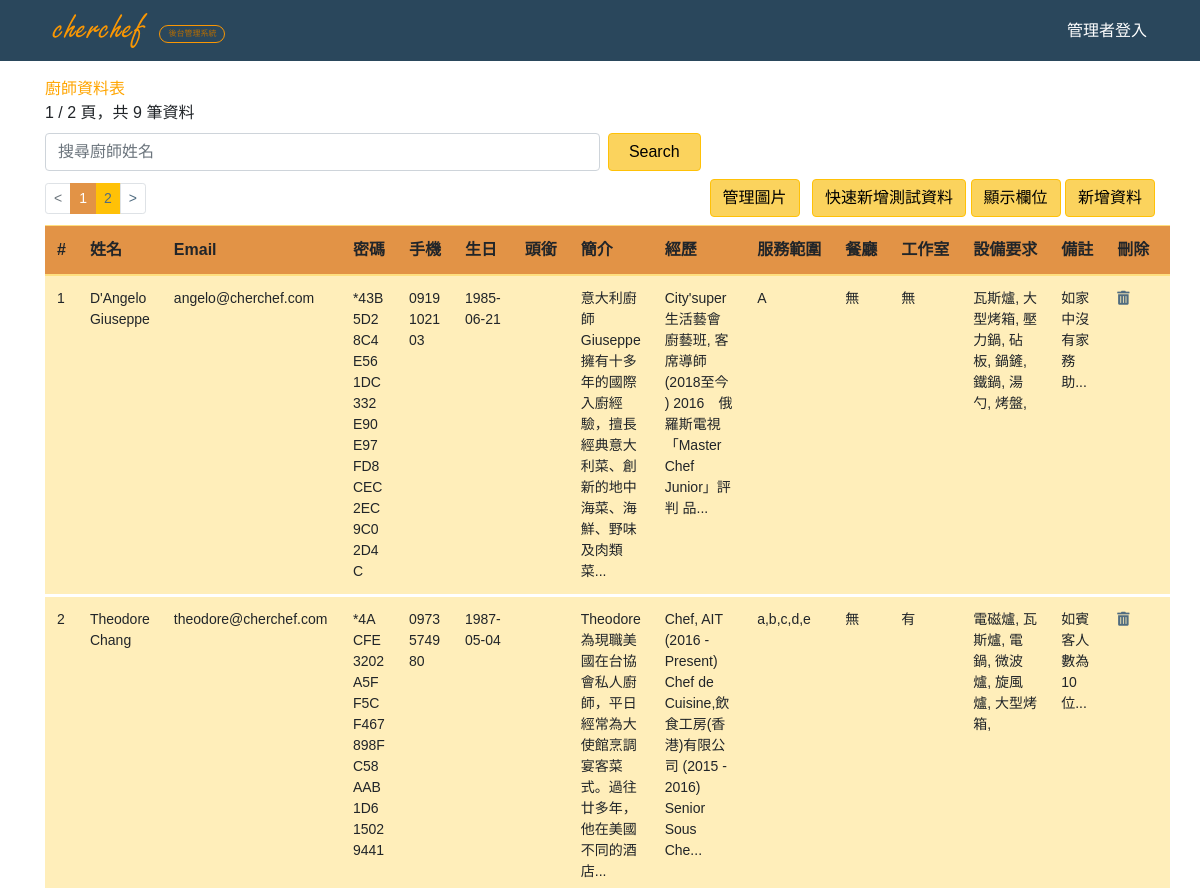
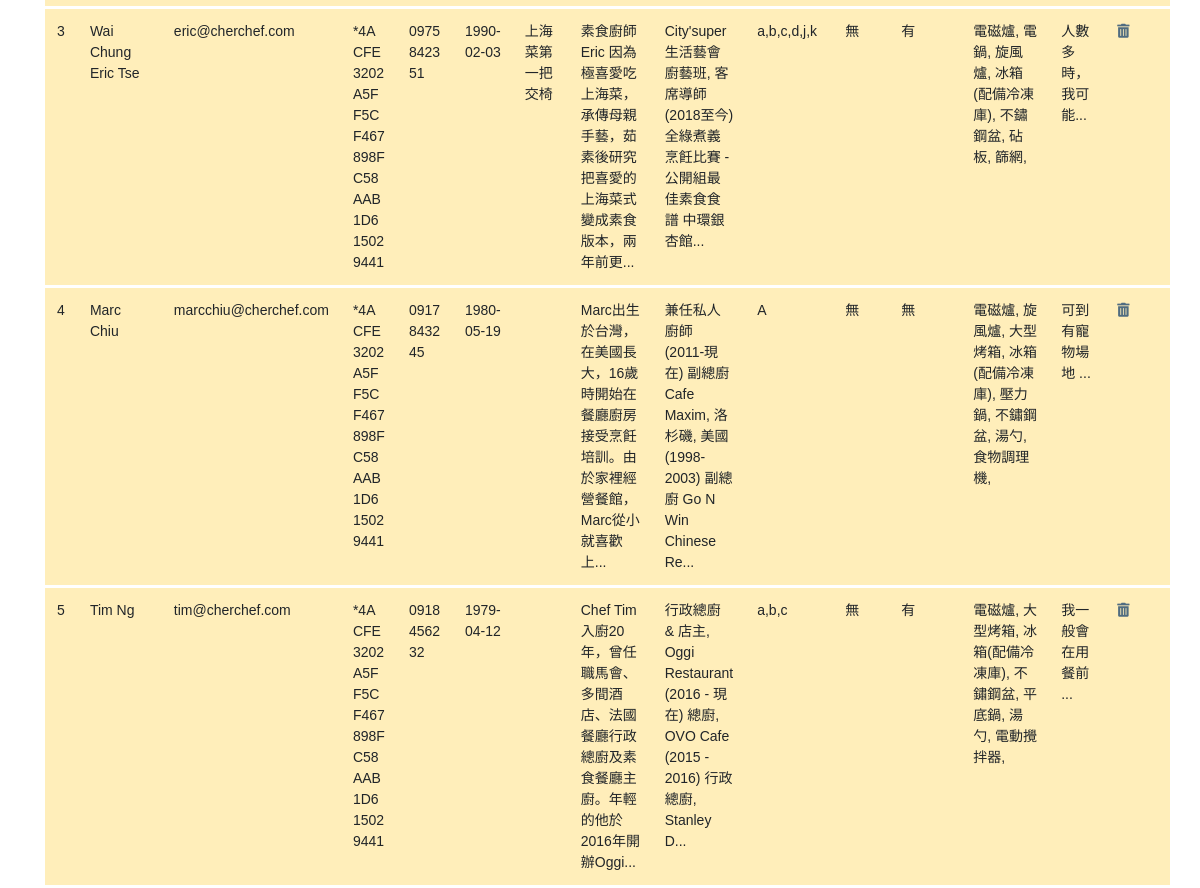
The app's page /Chef/chef_test.php, older data (2 pictures, top to bottom).
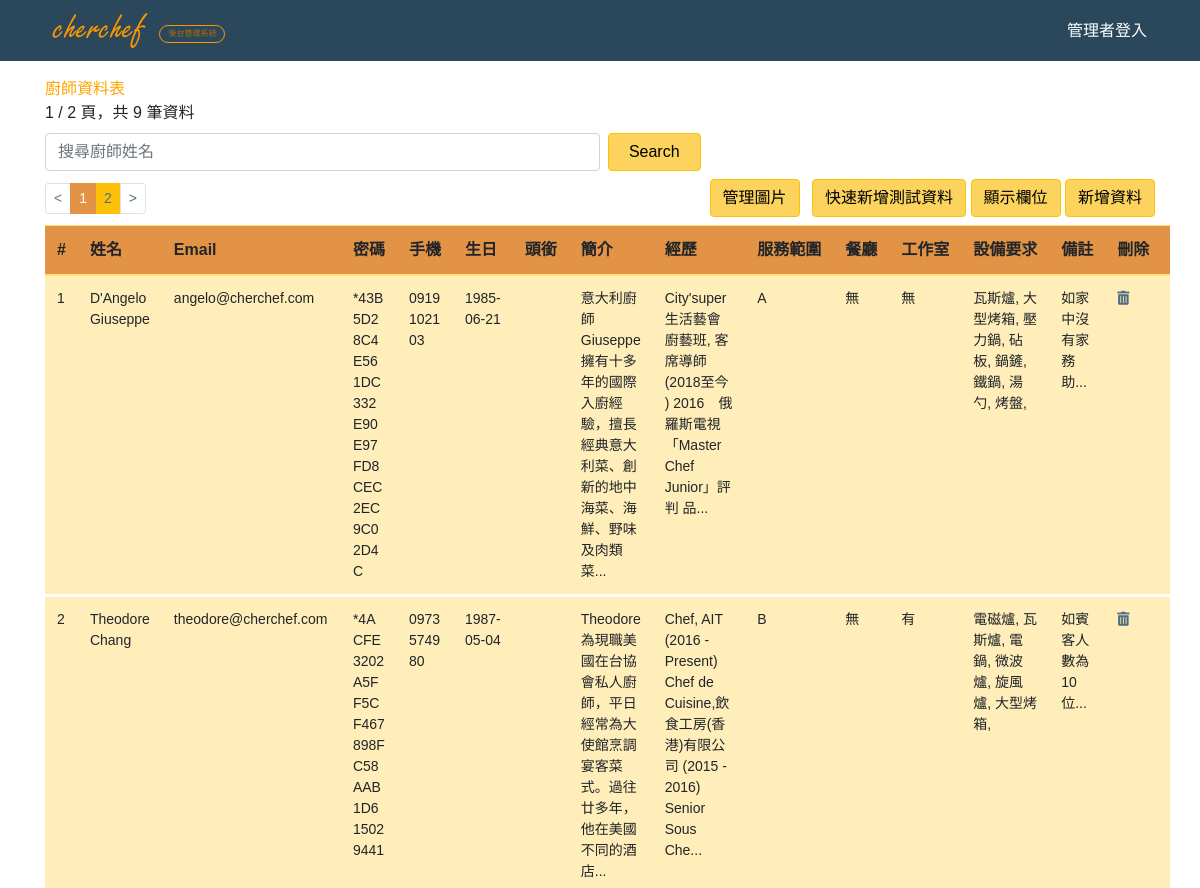
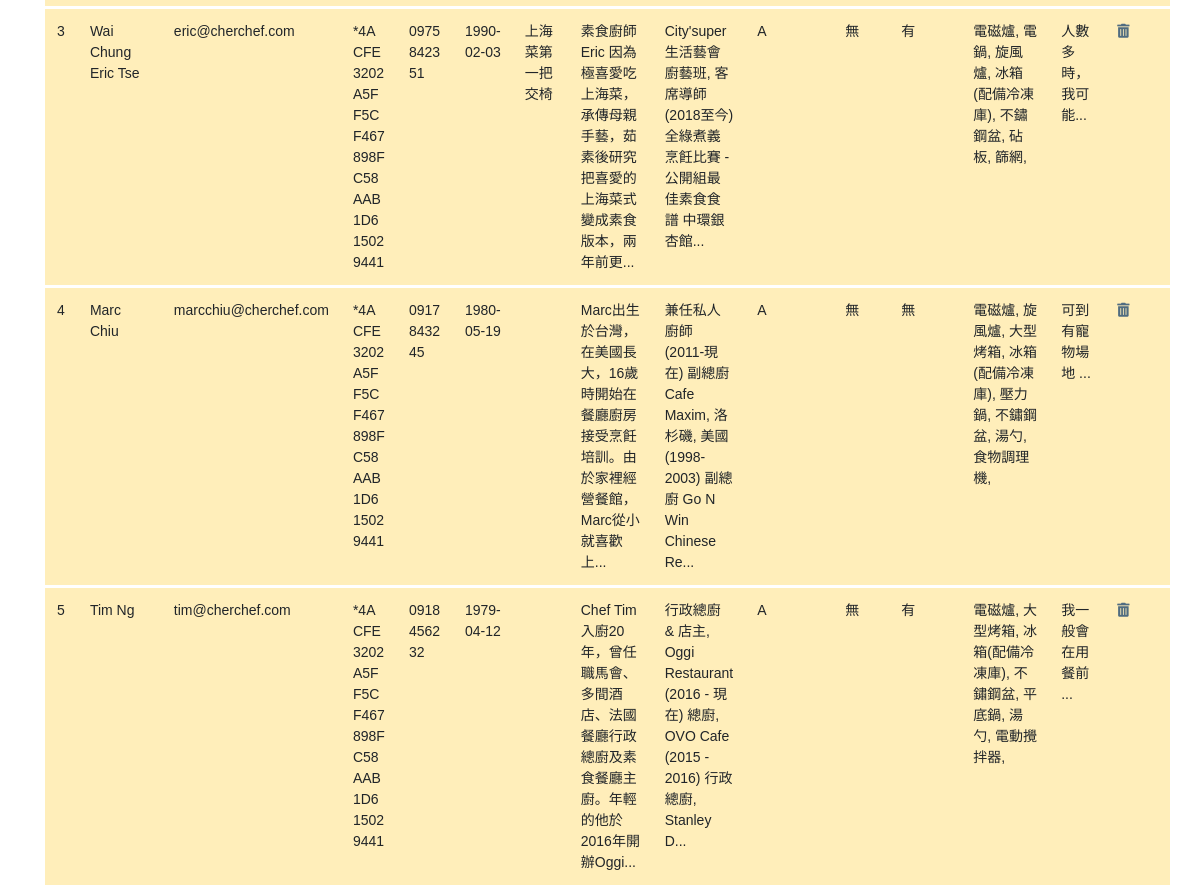
The same page, newer data (2 pictures, top to bottom).
### tables this page shows
CREATE TABLE `chef` (
  `sid` int(11) NOT NULL,
  `name` varchar(255) NOT NULL,
  `email` varchar(255) NOT NULL,
  `password` varchar(255) NOT NULL,
  `mobile` varchar(255) NOT NULL,
  `birthday` date NOT NULL,
  `pic` varchar(255) NOT NULL,
  `title` varchar(255) DEFAULT NULL,
  `info` varchar(255) DEFAULT NULL,
  `experience` varchar(255) NOT NULL,
  `food_set` varchar(255) DEFAULT NULL,
  `area` varchar(255) NOT NULL,
  `restaurant` varchar(255) DEFAULT NULL,
  `own_kitchen` varchar(255) NOT NULL,
  `tool` varchar(255) DEFAULT NULL,
  `note` varchar(255) DEFAULT NULL
);

### Chef/chef_test.php (the view, shortened to what the changed rows need)
<?php
require __DIR__ . '/connect.php';
$per_page = 5;
$page = isset($_GET['page']) ? intval($_GET['page']) : 1;
$t_sql = "SELECT * FROM `tool` ORDER BY `tool`.`sid`";
$t_stmt = $pdo->query($t_sql);
$all_tool = $t_stmt->fetchAll(PDO::FETCH_ASSOC);
$sql = sprintf("SELECT * FROM chef ORDER BY sid LIMIT %s, %s", ($page - 1) * $per_page, $per_page);
$stmt = $pdo->query($sql);
$rows = $stmt->fetchAll(PDO::FETCH_ASSOC);
?>
<?php include __DIR__ . '/_html_header.php' ?>
<div class="container pt-3">
    <div class="row">
        <div class="col-lg-12 table-responsive card-list-table">
            <table class="table table-warning table-hover" data-locale="zh-TW" data-toggle="table"
                data-pagination="true" data-page-list="[10, 25, 50, 100, 200, All]" data-sort-order="desc"
                data-search="true" data-search-align="left" data-pagination-pre-text="上一頁"
                data-pagination-next-text="下一頁" data-buttons-class="warning" data-buttons-toolbar=".buttons-toolbar">
                <thead class="bg-warning text-nowrap">
                    <tr>
                        <th scope="col" data-sortable="true" data-field="sid">#</th>
                        <th scope="col" data-sortable="true" data-field="name">姓名</th>
                        <th scope="col" data-field="email">Email</th>
                        <th scope="col" data-field="password">密碼</th>
                        <th scope="col" data-field="mobile">手機</th>
                        <th scope="col" data-sortable="true" data-field="birthday">生日</th>
                        <th scope="col" data-field="title">頭銜</th>
                        <th scope="col" data-field="info">簡介</th>
                        <th scope="col" data-field="experience">經歷</th>
                        <th scope="col" data-field="area">服務範圍</th>
                        <th scope="col" data-field="restaurant">餐廳</th>
                        <th scope="col" data-field="own_kitchen">工作室</th>
                        <th scope="col" data-field="tool">設備要求</th>
                        <th scope="col" data-field="note">備註</th>
                        <div col-md-6>
                            <th scope="col">刪除</th>
                            <th scope="col">編輯</th>
                        </div>
                    </tr>
                </thead>
                <tbody id="myTable">
                    <?php foreach ($rows as $row) : ?>
                    <tr class="form_data_font_style">
                        <td data-title="#" ><?= $row['sid'] ?></td>
                        <td data-title="姓名"><?= $row['name'] ?></td>
                        <td data-title="Email" data-fieldName="email"><?= $row['email'] ?></td>
                        <td data-title="密碼" class="text-break" data-fieldName="password"><?= $row['password'] ?></td>
                        <td data-title="手機" class="text-break" data-fieldName="mobile"><?= $row['mobile'] ?></td>
                        <td data-title="生日" data-fieldName="birthday"><?= $row['birthday'] ?></td>
                        <td data-title="頭銜"  data-fieldName="title"><?= $row['title'] ?></td>
                        <td data-title="簡介"  data-fieldName="info"><?= mb_strimwidth($row['info'], 0, 100, "...", "UTF-8"); ?></td>
                        <td data-title="經歷"  data-fieldName="experience"><?= mb_strimwidth($row['experience'], 0, 100, "...", "UTF-8");  ?>
                        </td>
                        <td data-title="服務範圍"  data-fieldName="area"><?= $row['area'] ?></td>
                        <td data-title="餐廳"  data-fieldName="restaurant"><?= $row['restaurant'] == 1 ? "有" : "無" ?></td>
                        <td data-title="工作室"  data-fieldName="own_kitchen"><?= $row['own_kitchen'] == 1 ? "無" : "有" ?></td>
                        <td data-title="設備要求"  data-fieldName="tool">
                            <?php $require_tools = explode(",", $row['tool']);
                            foreach ($require_tools as $require_tool) :
                                foreach ($all_tool as $tool) :
                                    if ($require_tool == $tool['sid']) :
                                        echo $tool['tool_name'] . "," ?>
                            <?php endif;endforeach;endforeach; ?></td>
                        <td data-title="備註" data-fieldName="note"><?= mb_strimwidth($row['note'], 0, 20, "...", "UTF-8");  ?></td>
                        <td data-title="刪除"><a href="javascript: delete_it(<?= $row['sid'] ?>)"><i
                                    class="fas fa-trash-alt"></i></a></td>
                        <td data-title="編輯"></td>
                    </tr>
                    <?php endforeach; ?>
                </tbody>
            </table>
        </div>
    </div>
</div>
<?php include __DIR__ . '/_html_footer.php';  ?>

Row changes from the older to the newer data that the page shows:
changed chef "Theodore Chang": area "a,b,c,d,e" → "B"
changed chef "Wai Chung Eric Tse": area "a,b,c,d,j,k" → "A"
changed chef "Tim Ng": area "a,b,c" → "A"
